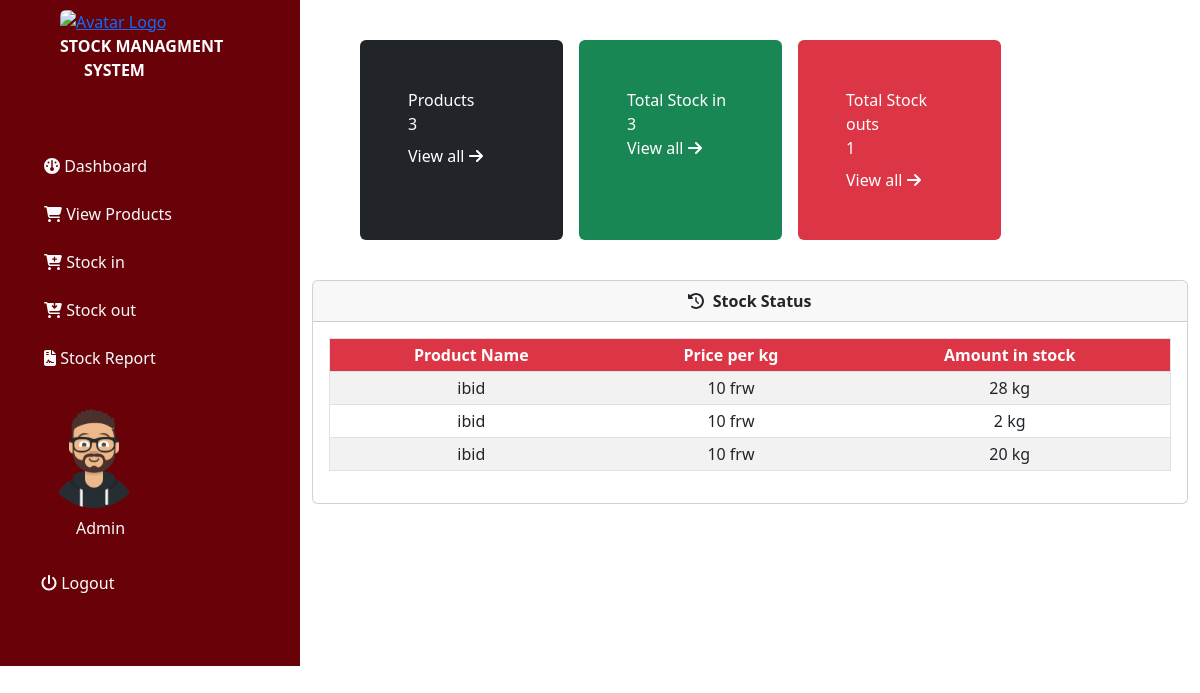
/admin/index.php (signed in), run on the app's committed database.
### tables this page shows
CREATE TABLE `stock_in` (
  `stock_in_id` int(11) NOT NULL,
  `product_id` int(11) NOT NULL,
  `quantity` int(11) NOT NULL,
  `total_amount` int(11) NOT NULL,
  `stock_in_date` date NOT NULL DEFAULT current_timestamp()
);

CREATE TABLE `products` (
  `product_id` int(11) NOT NULL,
  `product_name` varchar(100) NOT NULL,
  `unit_price` int(10) NOT NULL,
  `quantity` int(10) NOT NULL DEFAULT 0
);

### admin/index.php (the view, shortened to what this page needs)
<?php
include '../connect.php';
 ?>
<!DOCTYPE html>
<html lang="en">
<head>
    <link rel="stylesheet" href="../resources/css/bootstrap.min.css">
    <link rel="stylesheet" href="../resources/css/all.min.css">
</head>
<body>
<div class="container-fluid">
        <div class="row">
            <div class="col-sm-3  pb-4  " id="nav" style="background-color:  #690108;">
                <div class="navbar-brand rounded ms-4 mt-2">
                <a href="index.php"><img src="../images/logo.png" alt="Avatar Logo" style="width: 160px;" class="rounded ms-4 "></a><br>
                <a class="navbar-brand text-white ms-4" href="index.php"><b class="text-lg">STOCK MANAGMENT</b><br><b class="ms-5">SYSTEM</b></a>
                </div>
               <ul class="nav flex-column mt-5 mb-3 p-3 ">
                <li class="nav-item mb-2">
                    <a class="nav-link text-light" href="index.php"><i class="fa-solid fa-gauge"></i>&nbsp;Dashboard</a>
                  </li>
                  <li class="nav-item  mb-2">
                    <a class="nav-link text-light" href="products.php"><i class="fa-solid fa-cart-shopping"></i>&nbsp;View Products</a>
                  </li>
                  <li class="nav-item  mb-2">
                    <a class="nav-link text-light" href="stock_in.php"><i class="fa-solid fa-cart-plus"></i>&nbsp;Stock in</a>
                  </li>
                  <li class="nav-item  mb-2">
                    <a class="nav-link text-light" href="stock_out.php"><i class="fa-solid fa-cart-arrow-down"></i>&nbsp;Stock out</a>
                  </li>
                  <li class="nav-item  mb-2">
                    <a class="nav-link text-light" href="report.php"><i class="fa-solid fa-file-contract"></i>&nbsp;Stock Report</a>
                  </li>
                  <div class="nav-brand ms-3  mt-3">
                  <img src="../images/user.png" alt="Avatar Logo" style="width:100px;" class="rounded-pill">
                  </div>
                  <li class="nav-item text-light mb-3 ms-5 mt-2 ">
                    <?= $_SESSION['user_name']?>
                  </li>
                  <li class="nav-item  mb-2 mt-2 ">
                    <button class="btn text-white"  data-bs-toggle="modal" data-bs-target="#myModal"><i class="fa-solid fa-power-off"></i>&nbsp;Logout</button>
                  </li>
               </ul>
</div>
            <div class="col-sm-9">
              <div class="row m-2 p-4 ms-2">
                <div class="col-sm-3 bg-dark text-white p-5 rounded m-2 ms-3">Products  <?php
                  $select_no_prod=$conn->query("SELECT count(product_id) AS prod_no FROM products");
                  foreach($select_no_prod as $prod_no){
                ?><br><?=$prod_no['prod_no']; }?><br><a href="products.php" class="nav-link mt-2">View all&nbsp;<i class="fa-solid fa-arrow-right"></i></a></div>
                <div class="col-sm-3 bg-success p-5 rounded  text-white m-2">Total Stock in<br><?php $num=$conn->query("SELECT count(stock_in_id) AS 'total' FROM stock_in ");
                foreach ($num as $stock) {
                  echo $stock['total'];
                } ?><br><a href="stock_in.php" class="nav-link">View all&nbsp;<i class="fa-solid fa-arrow-right"></i></a></div>
                <div class="col-sm-3 bg-danger p-5 rounded text-white m-2">Total Stock outs<br><?php $num=$conn->query("SELECT count(stock_out_id) AS 'total' FROM stock_out ");
                foreach ($num as $stock) {
                  echo $stock['total'];
                } ?><br><a href="stock_out.php" class="nav-link mt-2" >View all&nbsp;<i class="fa-solid fa-arrow-right"></i></a></div>
              </div>
              <div class="card">
                <div class="card-header">
                <center><div><i class="fa-solid   fa-clock-rotate-left"></i>&nbsp;
                <b>Stock Status </b> </div></center>
                </div>
                <div class="card-body">
                <div class="table-responsivex">
                <table class="table table-striped table-hover table-sm border">
                    <thead class="bg-danger text-white">
                        <tr>
                        <th class="text-center">Product Name</th>
                        <th class="text-center">Price per kg</th>
                        <th class='text-center'>Amount in stock</th>
                    </tr>
                    </thead>
                    <tbody>
                    <?php
                        $select_stock_in=$conn->query("SELECT stock_in.*, products.product_name, products.unit_price from stock_in INNER JOIN products ON stock_in.product_id = products.product_id   order by stock_in.stock_in_date  desc LIMIT 5");
                        foreach ($select_stock_in as $row) {
                           echo" <tr>
                            <td class='text-center'>".$row['product_name']."</td>
                            <td class='text-center'>".$row['unit_price']." frw</td>
                            <td colspan='2' class='text-center'>".$row['quantity']." kg</td>
                        </tr>";
                        }
                        ?>
                    </tbody>
                  </table>
             </div>
                </div>
              </div>
            </div>
        </div>
</body>
</html>

### data on the page
stock_in: product.product_name "ibid", product.unit_price "10", quantity "28"
stock_in: product.product_name "ibid", product.unit_price "10", quantity "2"
stock_in: product.product_name "ibid", product.unit_price "10", quantity "20"

### other printed values
$_SESSION['user_name'] "Admin"
$prod_no['prod_no'] "3"
$stock['total'] "3"
$stock['total'] "1"
